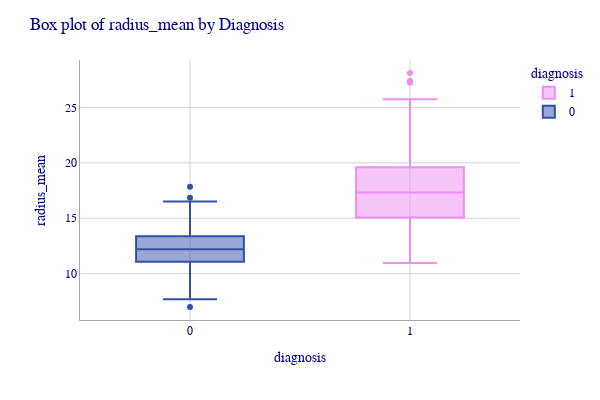
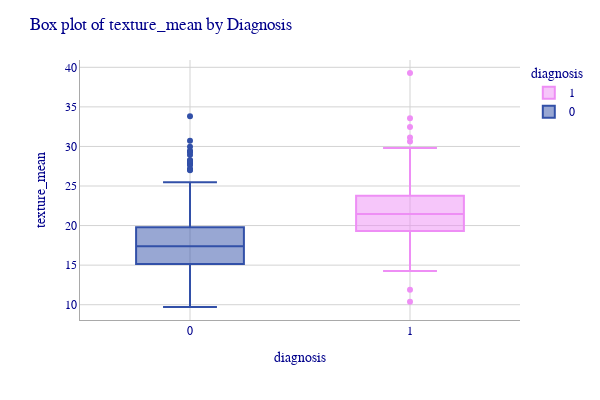
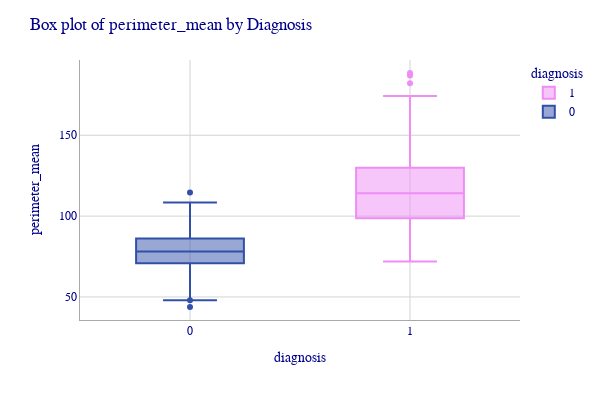

The code cell stored with these charts, in order, in its notebook:
### Code cell
columns_to_plot = ['radius_mean', 'texture_mean', 'perimeter_mean']

for column in columns_to_plot:
    fig = px.box(df, x="diagnosis", 
                 y=column, 
                 color="diagnosis", 
                 color_discrete_map={
                                0: 'rgb(50, 80, 168)',     
                                1: '#ee8ef5'}
    )
    fig.update_layout(
        title=dict(text=f"Box plot of {column} by Diagnosis"),
        width=800,
        height=400
    )
    fig.update_layout(
    width=600,
    height=400,
    font=dict(
        family="Arial, Courier New, monospace",  # font family
        size=12,                                 # font size (pixels)
        color="darkblue"                         # font color
    )
    )

    fig.update_layout(
        plot_bgcolor='white',
        xaxis=dict(
            showline=True,            # show axis line
            linecolor='darkgray',        # axis line color
            showgrid=True,            # show grid lines
            gridcolor='lightgray',    # grid line color
            gridwidth=1
        ),
        yaxis=dict(
            showline=True,
            linecolor='darkgray',
            showgrid=True,
            gridcolor='lightgray',
            gridwidth=1
        )
    )
    fig.show()
    # filename = f"temp_fig_{column}.pdf"
    # fig.write_image(filename)

### Figure 1 — Plotly figure (JSON) as saved in the notebook; plotly's stock layout.template omitted (floating-point values rounded to 4 significant figures; data arrays with more than 128 entries replaced by an {"elided": "..."} marker saying what was removed)
{"data": [{"alignmentgroup": "True", "hovertemplate": "diagnosis=%{x}<br>radius_mean=%{y}<extra></extra>", "legendgroup": "1", "marker": {"color": "#ee8ef5"}, "name": "1", "notched": false, "offsetgroup": "1", "orientation": "v", "showlegend": true, "type": "box", "x": {"elided": "212 int values"}, "x0": " ", "xaxis": "x", "y": {"elided": "212 float values"}, "y0": " ", "yaxis": "y"}, {"alignmentgroup": "True", "hovertemplate": "diagnosis=%{x}<br>radius_mean=%{y}<extra></extra>", "legendgroup": "0", "marker": {"color": "rgb(50, 80, 168)"}, "name": "0", "notched": false, "offsetgroup": "0", "orientation": "v", "showlegend": true, "type": "box", "x": {"elided": "357 int values"}, "x0": " ", "xaxis": "x", "y": {"elided": "357 float values"}, "y0": " ", "yaxis": "y"}], "layout": {"boxmode": "overlay", "font": {"color": "darkblue", "family": "Arial, Courier New, monospace", "size": 12}, "height": 400, "legend": {"title": {"text": "diagnosis"}, "tracegroupgap": 0}, "margin": {"t": 60}, "plot_bgcolor": "white", "title": {"text": "Box plot of radius_mean by Diagnosis"}, "width": 600, "xaxis": {"anchor": "y", "categoryarray": [1, 0], "categoryorder": "array", "domain": [0, 1], "gridcolor": "lightgray", "gridwidth": 1, "linecolor": "darkgray", "showgrid": true, "showline": true, "title": {"text": "diagnosis"}}, "yaxis": {"anchor": "x", "domain": [0, 1], "gridcolor": "lightgray", "gridwidth": 1, "linecolor": "darkgray", "showgrid": true, "showline": true, "title": {"text": "radius_mean"}}}}

### Figure 2 — Plotly figure (JSON) as saved in the notebook; plotly's stock layout.template omitted (floating-point values rounded to 4 significant figures; data arrays with more than 128 entries replaced by an {"elided": "..."} marker saying what was removed)
{"data": [{"alignmentgroup": "True", "hovertemplate": "diagnosis=%{x}<br>texture_mean=%{y}<extra></extra>", "legendgroup": "1", "marker": {"color": "#ee8ef5"}, "name": "1", "notched": false, "offsetgroup": "1", "orientation": "v", "showlegend": true, "type": "box", "x": {"elided": "212 int values"}, "x0": " ", "xaxis": "x", "y": {"elided": "212 float values"}, "y0": " ", "yaxis": "y"}, {"alignmentgroup": "True", "hovertemplate": "diagnosis=%{x}<br>texture_mean=%{y}<extra></extra>", "legendgroup": "0", "marker": {"color": "rgb(50, 80, 168)"}, "name": "0", "notched": false, "offsetgroup": "0", "orientation": "v", "showlegend": true, "type": "box", "x": {"elided": "357 int values"}, "x0": " ", "xaxis": "x", "y": {"elided": "357 float values"}, "y0": " ", "yaxis": "y"}], "layout": {"boxmode": "overlay", "font": {"color": "darkblue", "family": "Arial, Courier New, monospace", "size": 12}, "height": 400, "legend": {"title": {"text": "diagnosis"}, "tracegroupgap": 0}, "margin": {"t": 60}, "plot_bgcolor": "white", "title": {"text": "Box plot of texture_mean by Diagnosis"}, "width": 600, "xaxis": {"anchor": "y", "categoryarray": [1, 0], "categoryorder": "array", "domain": [0, 1], "gridcolor": "lightgray", "gridwidth": 1, "linecolor": "darkgray", "showgrid": true, "showline": true, "title": {"text": "diagnosis"}}, "yaxis": {"anchor": "x", "domain": [0, 1], "gridcolor": "lightgray", "gridwidth": 1, "linecolor": "darkgray", "showgrid": true, "showline": true, "title": {"text": "texture_mean"}}}}

### Figure 3 — Plotly figure (JSON) as saved in the notebook; plotly's stock layout.template omitted (floating-point values rounded to 4 significant figures; data arrays with more than 128 entries replaced by an {"elided": "..."} marker saying what was removed)
{"data": [{"alignmentgroup": "True", "hovertemplate": "diagnosis=%{x}<br>perimeter_mean=%{y}<extra></extra>", "legendgroup": "1", "marker": {"color": "#ee8ef5"}, "name": "1", "notched": false, "offsetgroup": "1", "orientation": "v", "showlegend": true, "type": "box", "x": {"elided": "212 int values"}, "x0": " ", "xaxis": "x", "y": {"elided": "212 float values"}, "y0": " ", "yaxis": "y"}, {"alignmentgroup": "True", "hovertemplate": "diagnosis=%{x}<br>perimeter_mean=%{y}<extra></extra>", "legendgroup": "0", "marker": {"color": "rgb(50, 80, 168)"}, "name": "0", "notched": false, "offsetgroup": "0", "orientation": "v", "showlegend": true, "type": "box", "x": {"elided": "357 int values"}, "x0": " ", "xaxis": "x", "y": {"elided": "357 float values"}, "y0": " ", "yaxis": "y"}], "layout": {"boxmode": "overlay", "font": {"color": "darkblue", "family": "Arial, Courier New, monospace", "size": 12}, "height": 400, "legend": {"title": {"text": "diagnosis"}, "tracegroupgap": 0}, "margin": {"t": 60}, "plot_bgcolor": "white", "title": {"text": "Box plot of perimeter_mean by Diagnosis"}, "width": 600, "xaxis": {"anchor": "y", "categoryarray": [1, 0], "categoryorder": "array", "domain": [0, 1], "gridcolor": "lightgray", "gridwidth": 1, "linecolor": "darkgray", "showgrid": true, "showline": true, "title": {"text": "diagnosis"}}, "yaxis": {"anchor": "x", "domain": [0, 1], "gridcolor": "lightgray", "gridwidth": 1, "linecolor": "darkgray", "showgrid": true, "showline": true, "title": {"text": "perimeter_mean"}}}}
